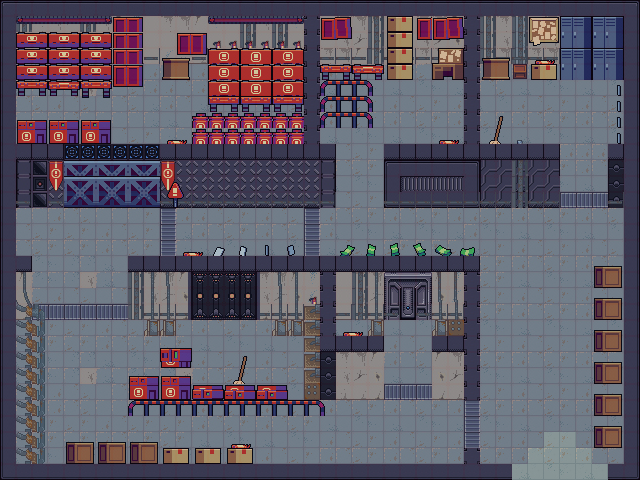

Tiled map render using the project's own tile images. Description and the map definition, with tile-layer contents summarised, below:
An orthogonal 40x30 tile map with 16x16 px tiles, 5 tile layers (chão, paredes, sup_parede, objetos, ...), 60 tilesets and 59 objects (vida, municao, puzzle_fabrica).

<map version="1.10" tiledversion="1.11.2" orientation="orthogonal" renderorder="right-down" width="40" height="30" tilewidth="16" tileheight="16" infinite="0" nextlayerid="16" nextobjectid="121">
 <editorsettings>
  <export target="fabrica_fechado.json" format="json" />
 </editorsettings>
 <tileset firstgid="1" name="floortiles16x16" tilewidth="16" tileheight="16" tilecount="36" columns="6">
  <image source="../tiles/fabrica/floortiles.png" width="96" height="96" />
 </tileset>
 <tileset firstgid="37" name="wall16x16" tilewidth="16" tileheight="16" tilecount="15" columns="5">
  <image source="../tiles/fabrica/wallss.png" width="80" height="48" />
 </tileset>
 <tileset firstgid="52" name="supports7x7" tilewidth="16" tileheight="16" tilecount="2" columns="2">
  <image source="../tiles/fabrica/supports7x7.png" width="42" height="28" />
 </tileset>
 <tileset firstgid="54" name="ftile1" tilewidth="16" tileheight="16" tilecount="1" columns="1">
  <image source="../tiles/fabrica/ftile1.png" width="16" height="16" />
 </tileset>
 <tileset firstgid="55" name="ftile8" tilewidth="16" tileheight="16" tilecount="1" columns="1">
  <image source="../tiles/fabrica/ftile8.png" width="16" height="16" />
 </tileset>
 <tileset firstgid="56" name="ftile7" tilewidth="16" tileheight="16" tilecount="1" columns="1">
  <image source="../tiles/fabrica/ftile7.png" width="16" height="16" />
 </tileset>
 <tileset firstgid="57" name="ftile6" tilewidth="16" tileheight="16" tilecount="1" columns="1">
  <image source="../tiles/fabrica/ftile6.png" width="16" height="16" />
 </tileset>
 <tileset firstgid="58" name="ftile5" tilewidth="16" tileheight="16" tilecount="1" columns="1">
  <image source="../tiles/fabrica/ftile5.png" width="16" height="16" />
 </tileset>
 <tileset firstgid="59" name="ftile4" tilewidth="16" tileheight="16" tilecount="1" columns="1">
  <image source="../tiles/fabrica/ftile4.png" width="16" height="16" />
 </tileset>
 <tileset firstgid="60" name="ftile3" tilewidth="16" tileheight="16" tilecount="1" columns="1">
  <image source="../tiles/fabrica/ftile3.png" width="16" height="16" />
 </tileset>
 <tileset firstgid="61" name="ftile2" tilewidth="16" tileheight="16" tilecount="1" columns="1">
  <image source="../tiles/fabrica/ftile2.png" width="16" height="16" />
 </tileset>
 <tileset firstgid="62" name="objct2-1" tilewidth="16" tileheight="16" tilecount="1" columns="1">
  <image source="../tiles/fabrica/objct2-1.png" width="16" height="16" />
 </tileset>
 <tileset firstgid="63" name="ftile15" tilewidth="16" tileheight="16" tilecount="4" columns="2">
  <image source="../tiles/fabrica/ftile15.png" width="32" height="32" />
 </tileset>
 <tileset firstgid="67" name="ftile14" tilewidth="16" tileheight="16" tilecount="1" columns="1">
  <image source="../tiles/fabrica/ftile14.png" width="16" height="16" />
 </tileset>
 <tileset firstgid="68" name="ftile13" tilewidth="16" tileheight="16" tilecount="4" columns="2">
  <image source="../tiles/fabrica/ftile13.png" width="32" height="32" />
 </tileset>
 <tileset firstgid="72" name="ftile12" tilewidth="16" tileheight="16" tilecount="1" columns="1">
  <image source="../tiles/fabrica/ftile12.png" width="16" height="16" />
 </tileset>
 <tileset firstgid="73" name="ftile11" tilewidth="16" tileheight="16" tilecount="4" columns="2">
  <image source="../tiles/fabrica/ftile11.png" width="32" height="32" />
 </tileset>
 <tileset firstgid="77" name="ftile10" tilewidth="16" tileheight="16" tilecount="1" columns="1">
  <image source="../tiles/fabrica/ftile10.png" width="16" height="16" />
 </tileset>
 <tileset firstgid="78" name="ftile9" tilewidth="16" tileheight="16" tilecount="1" columns="1">
  <image source="../tiles/fabrica/ftile9.png" width="16" height="16" />
 </tileset>
 <tileset firstgid="79" name="objct18" tilewidth="16" tileheight="16" tilecount="32" columns="16">
  <image source="../tiles/fabrica/objct18.png" width="256" height="32" />
 </tileset>
 <tileset firstgid="111" name="objct17" tilewidth="16" tileheight="16" tilecount="4" columns="2">
  <image source="../tiles/fabrica/objct17.png" width="32" height="32" />
 </tileset>
 <tileset firstgid="115" name="objct16" tilewidth="16" tileheight="16" tilecount="4" columns="2">
  <image source="../tiles/fabrica/objct16.png" width="32" height="36" />
 </tileset>
 <tileset firstgid="119" name="objct15" tilewidth="16" tileheight="16" tilecount="4" columns="2">
  <image source="../tiles/fabrica/objct15.png" width="32" height="32" />
 </tileset>
 <tileset firstgid="123" name="objct14" tilewidth="16" tileheight="16" tilecount="4" columns="2">
  <image source="../tiles/fabrica/objct14.png" width="32" height="36" />
 </tileset>
 <tileset firstgid="127" name="objct13" tilewidth="16" tileheight="16" tilecount="4" columns="2">
  <image source="../tiles/fabrica/objct13.png" width="32" height="32" />
 </tileset>
 <tileset firstgid="131" name="objct12" tilewidth="16" tileheight="16" tilecount="2" columns="1">
  <image source="../tiles/fabrica/objct12.png" width="16" height="32" />
 </tileset>
 <tileset firstgid="133" name="objct11" tilewidth="16" tileheight="16" tilecount="4" columns="2">
  <image source="../tiles/fabrica/objct11.png" width="32" height="36" />
 </tileset>
 <tileset firstgid="137" name="objct10" tilewidth="16" tileheight="16" tilecount="1" columns="1">
  <image source="../tiles/fabrica/objct10.png" width="19" height="21" />
 </tileset>
 <tileset firstgid="138" name="bckt" tilewidth="16" tileheight="16" tilecount="1" columns="1">
  <image source="../tiles/fabrica/bckt.png" width="16" height="18" />
 </tileset>
 <tileset firstgid="139" name="objct6" tilewidth="16" tileheight="16" tilecount="4" columns="2">
  <image source="../tiles/fabrica/objct6.png" width="32" height="32" />
 </tileset>
 <tileset firstgid="143" name="objct5" tilewidth="16" tileheight="16" tilecount="4" columns="2">
  <image source="../tiles/fabrica/objct5.png" width="32" height="32" />
 </tileset>
 <tileset firstgid="147" name="objct3" tilewidth="16" tileheight="16" tilecount="1" columns="1">
  <image source="../tiles/fabrica/objct3.png" width="18" height="26" />
 </tileset>
 <tileset firstgid="148" name="objct2-3" tilewidth="16" tileheight="16" tilecount="1" columns="1">
  <image source="../tiles/fabrica/objct2-3.png" width="16" height="16" />
 </tileset>
 <tileset firstgid="149" name="objct2-2" tilewidth="16" tileheight="16" tilecount="1" columns="1">
  <image source="../tiles/fabrica/objct2-2.png" width="16" height="16" />
 </tileset>
 <tileset firstgid="150" name="ftile23" tilewidth="16" tileheight="16" tilecount="4" columns="2">
  <image source="../tiles/fabrica/ftile23.png" width="32" height="32" />
 </tileset>
 <tileset firstgid="154" name="ftile22" tilewidth="16" tileheight="16" tilecount="4" columns="2">
  <image source="../tiles/fabrica/ftile22.png" width="32" height="32" />
 </tileset>
 <tileset firstgid="158" name="ftile21" tilewidth="16" tileheight="16" tilecount="4" columns="2">
  <image source="../tiles/fabrica/ftile21.png" width="32" height="32" />
 </tileset>
 <tileset firstgid="162" name="ftile20" tilewidth="16" tileheight="16" tilecount="4" columns="2">
  <image source="../tiles/fabrica/ftile20.png" width="32" height="32" />
 </tileset>
 <tileset firstgid="166" name="ftile19" tilewidth="16" tileheight="16" tilecount="4" columns="2">
  <image source="../tiles/fabrica/ftile19.png" width="32" height="32" />
 </tileset>
 <tileset firstgid="170" name="ftile17" tilewidth="16" tileheight="16" tilecount="4" columns="2">
  <image source="../tiles/fabrica/ftile17.png" width="32" height="32" />
 </tileset>
 <tileset firstgid="174" name="ftile16" tilewidth="16" tileheight="16" tilecount="4" columns="2">
  <image source="../tiles/fabrica/ftile16.png" width="32" height="32" />
 </tileset>
 <tileset firstgid="178" name="ftile14" tilewidth="16" tileheight="16" tilecount="1" columns="1">
  <image source="../tiles/fabrica/ftile14.png" width="16" height="16" />
 </tileset>
 <tileset firstgid="179" name="ftile13" tilewidth="16" tileheight="16" tilecount="4" columns="2">
  <image source="../tiles/fabrica/ftile13.png" width="32" height="32" />
 </tileset>
 <tileset firstgid="183" name="ftile12" tilewidth="16" tileheight="16" tilecount="1" columns="1">
  <image source="../tiles/fabrica/ftile12.png" width="16" height="16" />
 </tileset>
 <tileset firstgid="184" name="tileset" tilewidth="16" tileheight="16" tilecount="25" columns="5">
  <image source="../tiles/fabrica/tileset.png" width="80" height="80" />
 </tileset>
 <tileset firstgid="209" name="machine4" tilewidth="16" tileheight="16" tilecount="1" columns="1">
  <image source="../tiles/fabrica/machine4.png" width="16" height="30" />
 </tileset>
 <tileset firstgid="210" name="machine3" tilewidth="16" tileheight="16" tilecount="2" columns="1">
  <image source="../tiles/fabrica/machine3.png" width="29" height="32" />
 </tileset>
 <tileset firstgid="212" name="machine2_cable" tilewidth="16" tileheight="16" tilecount="7" columns="1">
  <image source="../tiles/fabrica/machine2_cable.png" width="24" height="120" />
 </tileset>
 <tileset firstgid="219" name="Locker1" tilewidth="16" tileheight="16" tilecount="4" columns="2">
  <image source="../tiles/fabrica/Locker1.png" width="32" height="32" />
 </tileset>
 <tileset firstgid="223" name="Fence3" tilewidth="16" tileheight="16" tilecount="4" columns="2">
  <image source="../tiles/fabrica/Fence3.png" width="32" height="32" />
 </tileset>
 <tileset firstgid="227" name="Fence2" tilewidth="16" tileheight="16" tilecount="4" columns="2">
  <image source="../tiles/fabrica/Fence2.png" width="32" height="32" />
 </tileset>
 <tileset firstgid="231" name="Fence1" tilewidth="16" tileheight="16" tilecount="4" columns="2">
  <image source="../tiles/fabrica/Fence1.png" width="32" height="32" />
 </tileset>
 <tileset firstgid="235" name="Box3" tilewidth="16" tileheight="16" tilecount="4" columns="2">
  <image source="../tiles/fabrica/Box3.png" width="32" height="32" />
 </tileset>
 <tileset firstgid="239" name="Box1" tilewidth="16" tileheight="16" tilecount="4" columns="2">
  <image source="../tiles/fabrica/Box1.png" width="32" height="32" />
 </tileset>
 <tileset firstgid="243" name="Chest" tilewidth="16" tileheight="16" tilecount="32" columns="16">
  <image source="../tiles/fabrica/Chest.png" width="256" height="32" />
 </tileset>
 <tileset firstgid="275" name="Card" tilewidth="16" tileheight="16" tilecount="12" columns="12">
  <image source="../tiles/fabrica/Card.png" width="192" height="24" />
 </tileset>
 <tileset firstgid="287" name="Hammer" tilewidth="16" tileheight="16" tilecount="64" columns="16">
  <image source="../tiles/fabrica/Hammer.png" width="256" height="64" />
 </tileset>
 <tileset firstgid="351" name="Money" tilewidth="16" tileheight="16" tilecount="9" columns="9">
  <image source="../tiles/fabrica/Money.png" width="144" height="24" />
 </tileset>
 <tileset firstgid="360" name="Space and other animated objects" tilewidth="16" tileheight="16" tilecount="1024" columns="32">
  <image source="../tiles/hospital/Space and other animated objects.png" width="512" height="512" />
 </tileset>
 <tileset firstgid="1384" name="WallsRoofs" tilewidth="16" tileheight="16" tilecount="1024" columns="32">
  <image source="../tiles/fabrica/Walls+Roofs.png" width="512" height="512" />
 </tileset>
 <layer id="1" name="chão" width="40" height="30">
  <data>[1200 cells, 1199 non-empty, 25 distinct tile ids]</data>
 </layer>
 <layer id="2" name="paredes" width="40" height="30">
  <data>[1200 cells, 505 non-empty, 55 distinct tile ids]</data>
 </layer>
 <layer id="6" name="sup_parede" width="40" height="30">
  <data>[1200 cells, 65 non-empty, 8 distinct tile ids]</data>
 </layer>
 <layer id="4" name="objetos" width="40" height="30">
  <data>[1200 cells, 393 non-empty, 140 distinct tile ids]</data>
 </layer>
 <layer id="15" name="sombra" width="40" height="30" opacity="0.22">
  <data>[1200 cells, 1200 non-empty, 2 distinct tile ids]</data>
 </layer>
 <objectgroup id="5" name="solidos" visible="0">
  <object id="13" x="2.66667" y="5.33333" width="312.419" height="31.5201" />
  <object id="15" x="625.333" y="0" width="14.6667" height="480.157" />
  <object id="17" x="2.66667" y="465" width="508" height="13.6667" />
  <object id="18" x="1.33333" y="35" width="14.6667" height="431.334" />
  <object id="19" x="18.6667" y="253.333" width="13.3333" height="50.6667" />
  <object id="20" x="17.3333" y="305.333" width="29.3333" height="158.667" />
  <object id="22" x="14.6666" y="39.3334" width="97.3333" height="36" />
  <object id="23" x="114.083" y="37.1667" width="27.5" height="28.25" />
  <object id="24" x="209.333" y="34.8462" width="108" height="146.645" />
  <object id="26" x="193.333" y="115.667" width="14.6667" height="65.4914" />
  <object id="29" x="320.015" y="144.015" width="12.0071" height="37.4841" />
  <object id="32" x="16" y="117.333" width="96" height="62.8103" />
  <object id="34" x="113.333" y="145.333" width="80" height="34.8103" />
  <object id="36" x="320.022" y="66.7529" width="50.6667" height="37.3764" />
  <object id="37" x="305.115" y="368.384" width="16.4094" height="23.9282" />
  <object id="38" x="302.044" y="304.04" width="32.0718" height="12" />
  <object id="42" x="385.333" y="144" width="174.667" height="29.5129" />
  <object id="43" x="463.833" y="50" width="16.1667" height="96.6667" />
  <object id="44" x="319.77" y="18.1652" width="307.362" height="39.0446" />
  <object id="45" x="618.667" y="89.3333" width="1.33333" height="2.66667" />
  <object id="46" x="618.667" y="105.333" width="2.66667" height="1.33333" />
  <object id="47" x="618.667" y="120" height="5.33333" />
  <object id="48" x="620" y="136" height="5.33333" />
  <object id="49" x="609.212" y="144.727" width="14.7878" height="31.4235" />
  <object id="50" x="335.486" y="322.599" width="44.5319" height="51.7989" />
  <object id="55" x="144.008" y="321.319" width="29.3477" height="4.06465" />
  <object id="58" x="594.667" y="265.333" width="32" height="21.3333" />
  <object id="59" x="596" y="300" width="28" height="20" />
  <object id="61" x="593.334" y="330.667" width="30.6667" height="18.6667" />
  <object id="63" x="593.333" y="361.333" width="29.3333" height="22.6667" />
  <object id="64" x="592" y="393.333" width="32" height="21.3333" />
  <object id="67" x="593.333" y="422.667" width="32" height="26.6667" />
  <object id="68" x="466.667" y="257.333" width="13.3477" height="116.129" />
  <object id="71" x="461.333" y="448" width="17.3333" height="18.6667" />
  <object id="72" x="434.667" y="298.788" width="26.6667" height="73.3477" />
  <object id="74" x="306.667" y="321.333" width="25.5919" height="42.8606" />
  <object id="78" x="128" y="256" width="338.738" height="37.4626" />
  <object id="79" x="129.499" y="377.182" width="61.1682" height="6.73135" />
  <object id="80" x="276" y="320" width="29.3334" height="6.7098" />
  <object id="81" x="128" y="386.624" width="160" height="16.1077" />
  <object id="84" x="66.6667" y="443" width="88" height="23.6667" />
  <object id="86" x="289.333" y="394.667" width="36" height="8.07905" />
  <object id="89" x="160.666" y="448" width="85.3333" height="16" />
  <object id="91" x="615.333" y="472" />
  <object id="92" x="170" y="186.348" width="10.7025" height="19.7241" />
  <object id="94" x="165" y="137.333" width="21.3333" height="10.6667" />
  <object id="101" x="508.241" y="472.974" width="102.397" height="6.6482" />
  <object id="107" x="160.464" y="351.43" width="30.5015" height="5.3046" />
  <object id="108" x="237.381" y="359.387" width="9.28305" height="27.8492" />
  <object id="109" x="186.987" y="251.969" width="13.2615" height="5.3046" />
  <object id="110" x="487.959" y="116.027" width="15.8261" height="26.783" />
  <object id="112" x="369.996" y="53.046" width="45.0891" />
  <object id="114" x="434.977" y="46.4153" width="29.1753" height="3.97845" />
 </objectgroup>
 <objectgroup id="12" name="vida" visible="0">
  <object id="120" name="vida" x="227.375" y="442.75" width="28.25" height="19.875" />
 </objectgroup>
 <objectgroup id="13" name="municao" visible="0">
  <object id="118" name="municao" x="530" y="57.5" width="27" height="22" />
 </objectgroup>
 <objectgroup id="7" name="portais" visible="0">
  <object id="100" x="513.241" y="456.044" width="76.7341" height="14.9593">
   <properties>
    <property name="destino" value="cidade" />
    <property name="spawn_x" type="int" value="634" />
    <property name="spawn_y" type="int" value="918" />
   </properties>
  </object>
 </objectgroup>
 <objectgroup id="9" name="puzzle" visible="0">
  <object id="104" name="puzzle_fabrica" x="30.5777" y="179.941" width="18.2964" height="22.5891">
   <properties>
    <property name="destino" value="&quot;puzzle_fabrica&quot;" />
   </properties>
  </object>
 </objectgroup>
 <objectgroup id="11" name="inimigos" visible="0">
  <object id="105" x="75.2094" y="365.646" width="7.2009" height="7.2009" />
  <object id="106" x="535.266" y="223.231" width="6.4008" height="7.2009" />
 </objectgroup>
</map>
